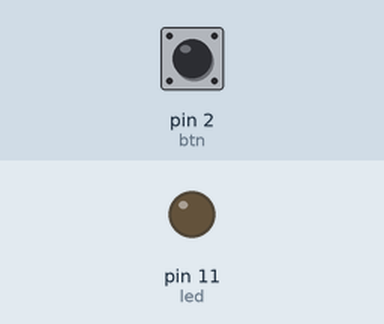
Recording of a sketch running on a simulated Arduino Uno, built with avr-gcc and run on an emulated ATmega328P. Shown: output pins drawn as LEDs (lit = HIGH). The test bench sets the inputs (shaded band); at power-on: pin 2 (btn) HIGH.

Above: at 1.2 s.
1.3 s: pin 2 (btn) pulled LOW for 0.15 s
At 2.3 s:
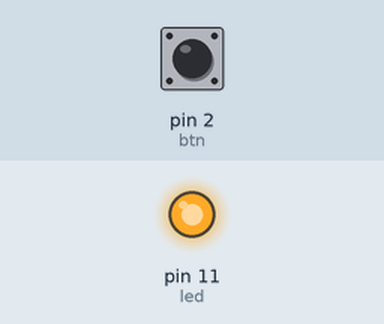
2.9 s: pin 2 (btn) pulled LOW for 1 s
At 3.5 s:
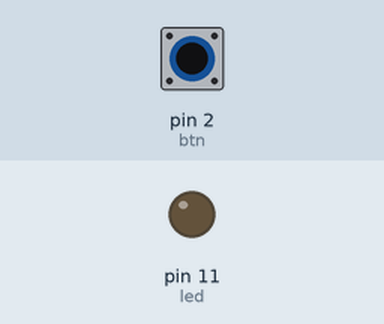
5.4 s: pin 2 (btn) pulled LOW for 3.2 s
At 6.6 s:
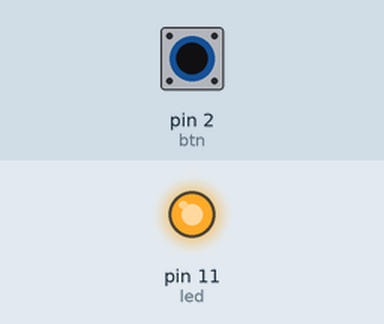
Timing chart, 0 to 8.4 s (numbered marks = the images above; inputs shaded):
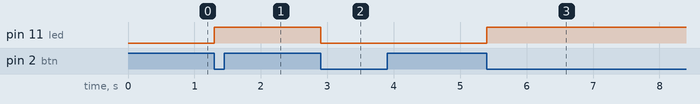

The sketch:

btn_led.ino
```cpp
int led=11;
int btn=2;
volatile int state = LOW;
void setup() {
pinMode(led,OUTPUT);
attachInterrupt(0,stateChange, FALLING);

}

void loop() {
digitalWrite(led,state);
}
void stateChange()
{
  if(digitalRead(btn)==LOW)
  {
    delayMicroseconds(1000);
    if(digitalRead(btn)==LOW)
    {
      state=!state;
    }
  }
  }
```

Measured:
- after the input at 1.3 s, pin 11 (led): LOW → HIGH at once
- after the input at 2.9 s, pin 11 (led): HIGH → LOW at once
- after the input at 5.4 s, pin 11 (led): LOW → HIGH at once
